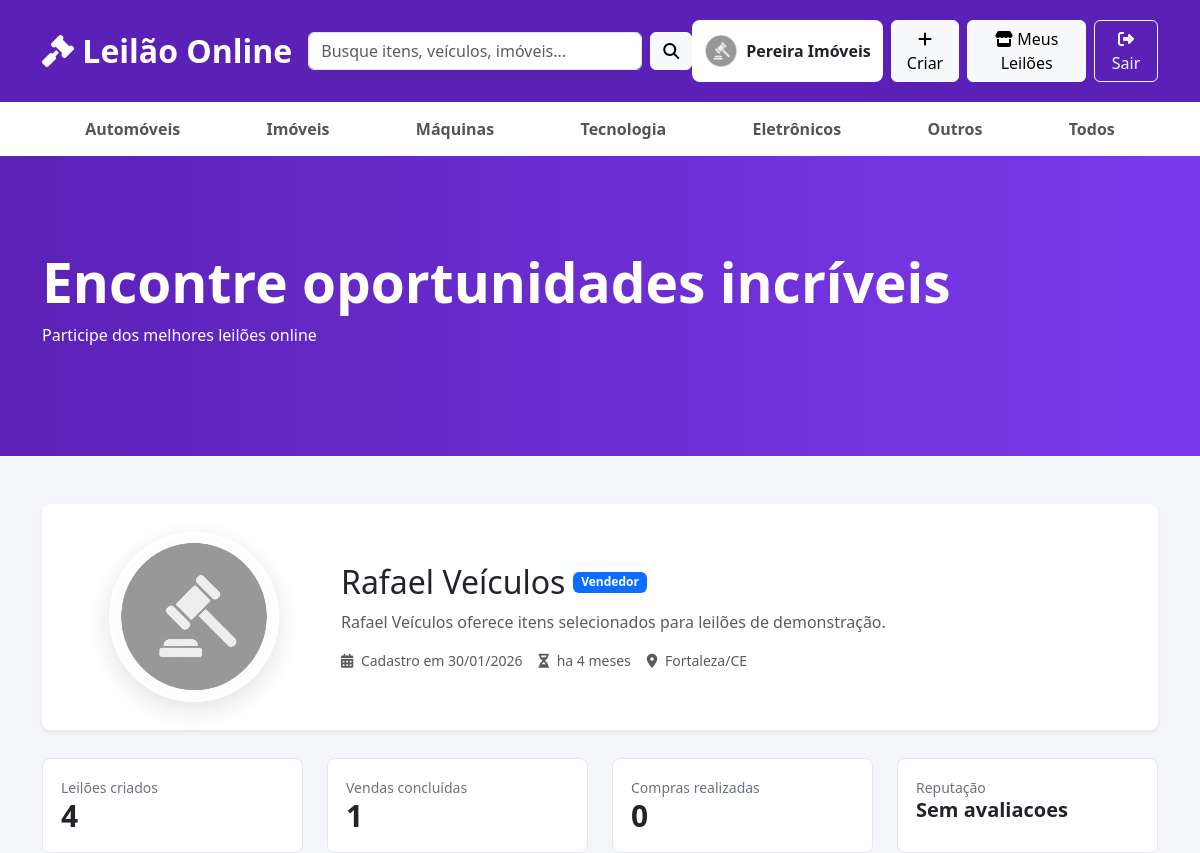
/perfil/2 (signed in), run on the app's committed database.
### app.py (models this page shows)
class User(UserMixin, db.Model):
    foto = db.Column(
    db.String(200),
    default=FOTO_PADRAO
)
    id = db.Column(
        db.Integer,
        primary_key=True
    )
    username = db.Column(
        db.String(50),
        unique=True,
        nullable=False
    )
    password = db.Column(
        db.String(255),
        nullable=False
    )
    role = db.Column(
        db.String(20),
        default='Usuario'
    )
    nome_completo = db.Column(
        db.String(120)
    )
    telefone = db.Column(
        db.String(30)
    )
    email = db.Column(
        db.String(120)
    )
    cidade = db.Column(
        db.String(80)
    )
    estado = db.Column(
        db.String(2)
    )
    nome_exibicao = db.Column(
        db.String(80)
    )
    biografia = db.Column(
        db.Text
    )
    criado_em = db.Column(
        db.DateTime,
        default=datetime.utcnow
    )
    motivo_banimento = db.Column(
        db.Text
    )
    data_banimento = db.Column(
        db.DateTime
    )
    data_desbanimento = db.Column(
        db.DateTime
    )
    pref_email = db.Column(
        db.Boolean,
        default=True
    )
    pref_novos_lances = db.Column(
        db.Boolean,
        default=True
    )
    pref_leiloes_encerrados = db.Column(
        db.Boolean,
        default=True
    )
    mostrar_cidade = db.Column(
        db.Boolean,
        default=True
    )
    mostrar_telefone = db.Column(
        db.Boolean,
        default=False
    )
    mostrar_email = db.Column(
        db.Boolean,
        default=False
    )
    banido = db.Column(
    db.Boolean,
    default=False
)

### app.py (the view)
@app.route('/perfil/<int:id>')
@login_required
def perfil_publico(id):
    user = User.query.get_or_404(id)
    return render_template(
        'perfil_publico.html',
        usuario=user,
        stats=estatisticas_usuario(user),
        tempo_cadastro=tempo_de_cadastro(user)
    )

### app.py (called while the page is built)
def tempo_de_cadastro(usuario):
    if not usuario or not usuario.criado_em:
        return "data nao informada"
    dias = (datetime.now() - usuario.criado_em).days
    if dias <= 0:
        return "desde hoje"
    if dias == 1:
        return "ha 1 dia"
    if dias < 30:
        return f"ha {dias} dias"
    meses = dias // 30
    if meses < 12:
        return f"ha {meses} mes" if meses == 1 else f"ha {meses} meses"
    anos = dias // 365
    return f"ha {anos} ano" if anos == 1 else f"ha {anos} anos"

def estatisticas_usuario(usuario):
    leiloes_criados = Leilao.query.filter_by(criador_id=usuario.id).count()
    vendas_realizadas = Leilao.query.filter_by(
        criador_id=usuario.id,
        encerrado=True
    ).filter(
        Leilao.vencedor_id.isnot(None)
    ).count()
    compras_realizadas = Leilao.query.filter_by(
        vencedor_id=usuario.id,
        encerrado=True
    ).count()
    return {
        'leiloes_criados': leiloes_criados,
        'vendas_realizadas': vendas_realizadas,
        'compras_realizadas': compras_realizadas,
        'reputacao': "Sem avaliacoes"
    }

@login_manager.user_loader
def load_user(user_id):
    return User.query.get(int(user_id))

@app.before_request
def bloquear_usuario_banido():
    rotas_livres = {'login', 'logout', 'static', 'cadastro'}
    if (
        current_user.is_authenticated
        and current_user.banido
        and request.endpoint not in rotas_livres
    ):
        logout_user()
        flash("Sua conta foi suspensa. Entre em contato com a administração.")
        return redirect(url_for('login'))

### templates/perfil_publico.html
{% extends 'base.html' %}
{% block conteudo %}
<div class="profile-shell">
<div class="profile-hero shadow-sm">
<div class="row align-items-center g-4">
<div class="col-md-3 text-center">
<img
src="{{ url_for('static', filename='uploads/' + (usuario.foto or 'sem-imagem.png')) }}"
class="profile-avatar-xl"
alt="Foto de perfil de {{ usuario.nome_exibicao or usuario.username }}">
</div>
<div class="col-md-9">
<div class="d-flex flex-wrap align-items-center gap-2 mb-2">
<h2 class="mb-0">{{ usuario.nome_exibicao or usuario.nome_completo or usuario.username }}</h2>
<span class="badge bg-primary">Vendedor</span>
</div>
<p class="text-muted mb-3">{{ usuario.biografia or 'Este usuário ainda não adicionou uma biografia.' }}</p>
<div class="d-flex flex-wrap gap-3 small text-muted">
<span><i class="fa-solid fa-calendar-days me-1"></i> Cadastro em {{ usuario.criado_em.strftime('%d/%m/%Y') if usuario.criado_em else 'data não informada' }}</span>
<span><i class="fa-solid fa-hourglass-half me-1"></i> {{ tempo_cadastro }}</span>
{% if usuario.mostrar_cidade %}
<span><i class="fa-solid fa-location-dot me-1"></i> {{ usuario.cidade or 'Cidade não informada' }}{% if usuario.estado %}/{{ usuario.estado }}{% endif %}</span>
{% endif %}
</div>
</div>
</div>
</div>
<div class="row g-4 mt-1">
<div class="col-md-3">
<div class="metric-card">
<span>Leilões criados</span>
<strong>{{ stats.leiloes_criados }}</strong>
</div>
</div>
<div class="col-md-3">
<div class="metric-card">
<span>Vendas concluídas</span>
<strong>{{ stats.vendas_realizadas }}</strong>
</div>
</div>
<div class="col-md-3">
<div class="metric-card">
<span>Compras realizadas</span>
<strong>{{ stats.compras_realizadas }}</strong>
</div>
</div>
<div class="col-md-3">
<div class="metric-card">
<span>Reputação</span>
<strong class="fs-5">{{ stats.reputacao }}</strong>
</div>
</div>
</div>
</div>
{% endblock %}

### templates/base.html (shortened to what this page needs)
<!DOCTYPE html>
<html lang="pt-br">
<head>
<link
href="https://cdn.jsdelivr.net/npm/bootstrap@5.3.7/dist/css/bootstrap.min.css"
rel="stylesheet">
<link
rel="stylesheet"
href="{{ url_for('static', filename='style.css') }}">
<link
rel="stylesheet"
href="https://cdnjs.cloudflare.com/ajax/libs/font-awesome/6.5.2/css/all.min.css">
</head>
<body>
<nav class="navbar navbar-expand-lg topo">
<div class="container">
<a class="navbar-brand logo" href="/">
<i class="fa-solid fa-gavel"></i>
Leilão Online
</a>
<div
class="collapse navbar-collapse"
id="menu">
<form class="d-flex busca mx-auto">
<input
class="form-control"
placeholder="Busque itens, veículos, imóveis...">
<button
class="btn btn-light ms-2"
type="submit">
<i class="fa-solid fa-magnifying-glass"></i>
</button>
</form>
<div class="d-flex gap-2">
{% if current_user.is_authenticated %}
<a
href="{{ url_for('editar_perfil') }}"
class="nav-profile-link">
<img
src="{{ url_for('static', filename='uploads/' + (current_user.foto or 'sem-imagem.png')) }}"
alt="Foto de perfil"
class="nav-avatar">
<span>{{ current_user.nome_exibicao or current_user.nome_completo or current_user.username }}</span>
</a>
<a
href="/criar_leilao"
class="btn btn-light">
<i class="fa-solid fa-plus"></i>
Criar
</a>
<a
href="/meus_leiloes"
class="btn btn-light">
<i class="fa-solid fa-store"></i>
Meus Leilões
</a>
<a
href="/logout"
class="btn btn-outline-light">
<i class="fa-solid fa-right-from-bracket"></i>
Sair
</a>
{% endif %}
</div>
</div>
</div>
</nav>
<div class="categorias">
<div class="container">
<a href="/?categoria=Automóveis">
Automóveis
</a>
<a href="/?categoria=Imóveis">
Imóveis
</a>
<a href="/?categoria=Máquinas">
Máquinas
</a>
<a href="/?categoria=Tecnologia">
Tecnologia
</a>
<a href="/?categoria=Eletrônicos">
Eletrônicos
</a>
<a href="/?categoria=Outros">
Outros
</a>
<a href="/">
Todos
</a>
</div>
</div>
<div class="banner">
<div class="container">
<h1>
Encontre oportunidades incríveis
</h1>
<p>
Participe dos melhores leilões online
</p>
</div>
</div>
<div class="container mt-5">
{% block conteudo %}
{% endblock %}
</div>
</body>
</html>

### static/style.css (style rules this page uses)
body { background:#f4f6f9; }
.topo { background:#5b21b6; padding:20px; }
.logo { font-size:32px; font-weight:bold; color:white !important; }
.busca { width:50%; }
.categorias { background:white; padding:15px; box-shadow:0 2px 10px rgba(0,0,0,.08); }
.categorias .container { display:flex; justify-content:space-around; flex-wrap:wrap; }
.categorias a { text-decoration:none; color:#555; font-weight:bold; }
.banner { height:300px; background:linear-gradient( 90deg, #5b21b6, #7c3aed ); color:white; display:flex; align-items:center; }
.banner h1 { font-size:55px; font-weight:bold; }
.nav-profile-link { display:flex; align-items:center; gap:8px; padding:6px 12px; border-radius:8px; background:white; color:#212529; text-decoration:none; font-weight:600; max-width:220px; }
.nav-profile-link span { overflow:hidden; text-overflow:ellipsis; white-space:nowrap; }
.nav-avatar, .seller-avatar-sm { width:34px; height:34px; border-radius:50%; object-fit:cover; flex:0 0 auto; }
.profile-shell, .marketplace-layout { max-width:1180px; margin:0 auto; }
.profile-hero { background:white; border-radius:8px; padding:28px; }
.profile-avatar-xl, .seller-avatar-lg { width:170px; height:170px; border-radius:50%; object-fit:cover; border:4px solid white; box-shadow:0 8px 24px rgba(15,23,42,.12); }
.metric-card, .auction-price-box { background:white; border:1px solid #e5e7eb; border-radius:8px; padding:18px; height:100%; }
.metric-card span, .auction-price-box span, .seller-facts span { display:block; color:#6b7280; font-size:14px; }
.metric-card strong { font-size:30px; line-height:1.2; }
img.nav-avatar, img.seller-avatar-sm { height:34px; }
img.profile-avatar-xl, img.seller-avatar-lg { height:170px; }

### data on the page
User: foto (picture), nome_exibicao "Pereira Imóveis"
User: foto (picture), nome_exibicao "Rafael Veículos", biografia "Rafael Veículos oferece itens selecionados para leilões de demonstração.", criado_em "30/01/2026", cidade "Fortaleza", estado "CE"

### other printed values
{{ tempo_cadastro }} "ha 4 meses"
{{ stats.leiloes_criados }} "4"
{{ stats.vendas_realizadas }} "1"
{{ stats.compras_realizadas }} "0"
{{ stats.reputacao }} "Sem avaliacoes"
